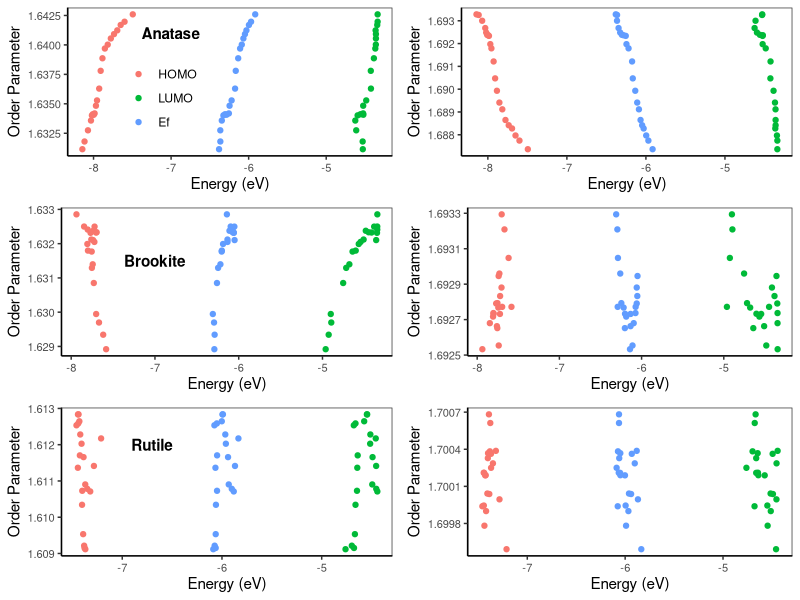
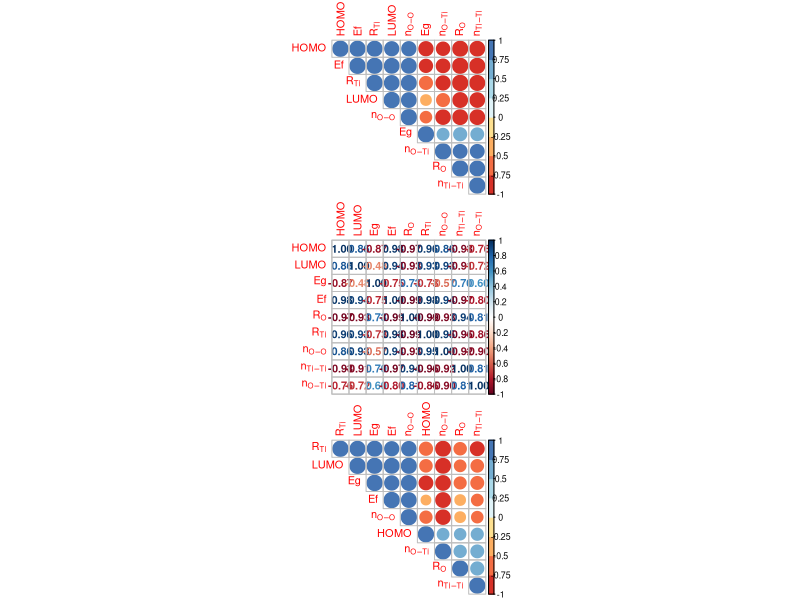
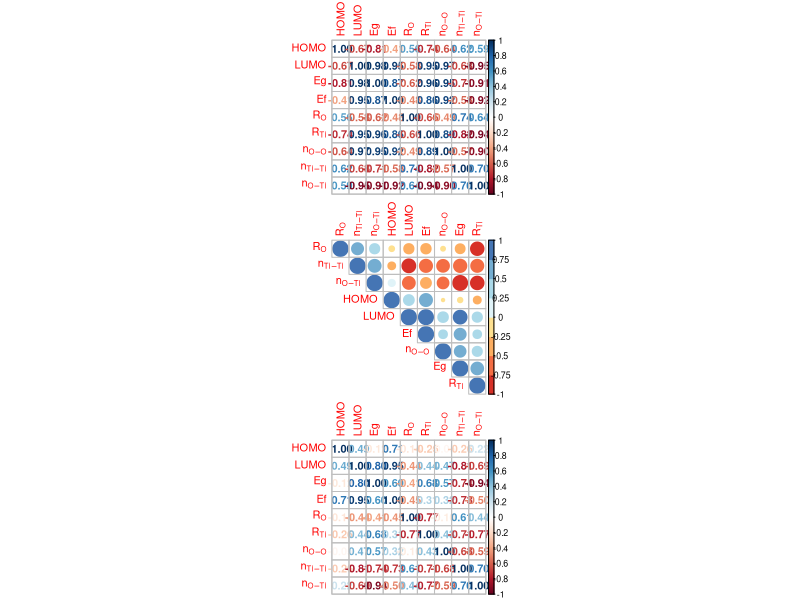
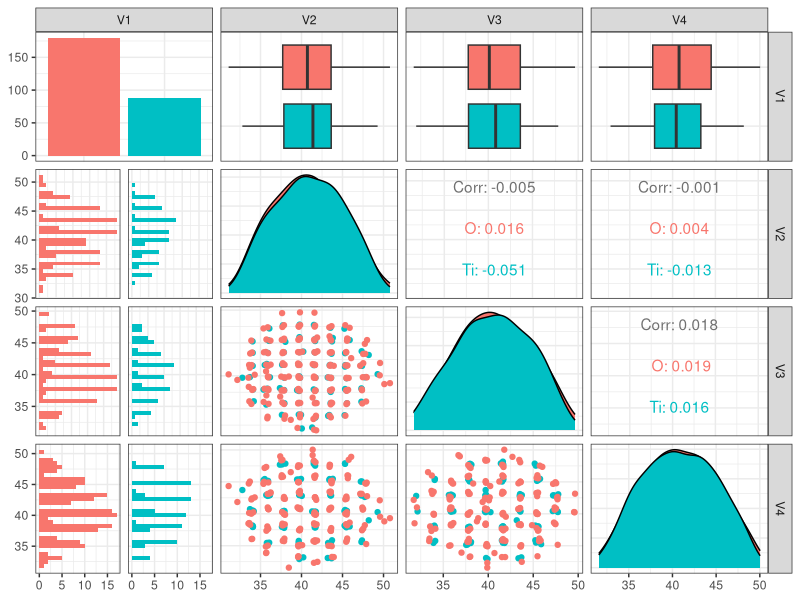
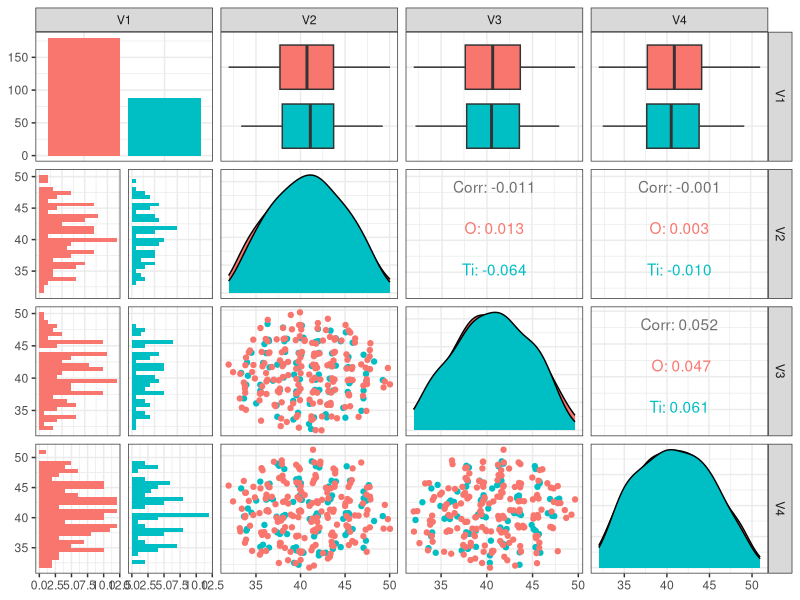
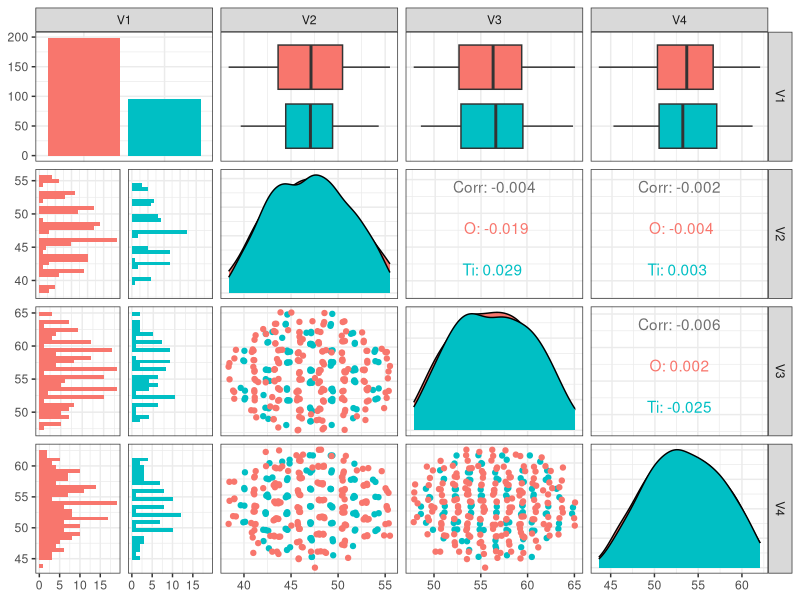
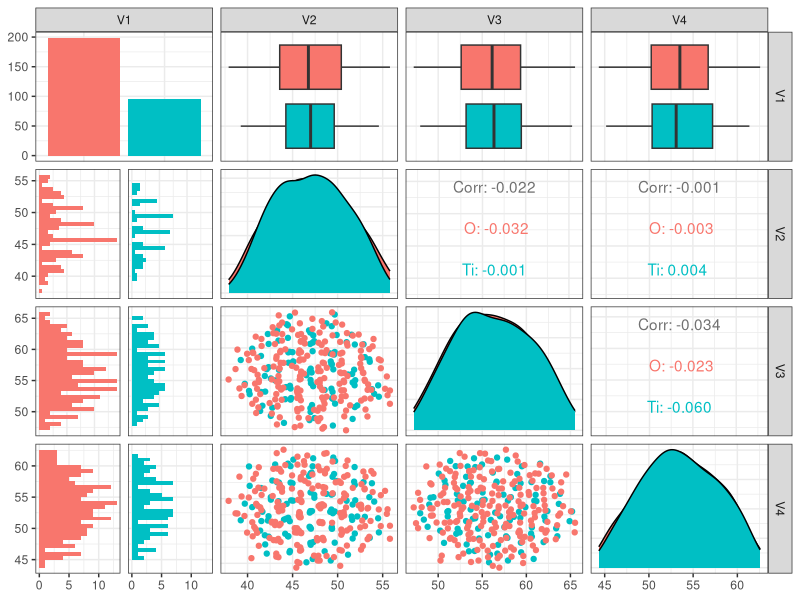

Generate these figures, in order, with R: (Note: this script raises an error after producing the figures.)
# @Dr. Kurban, July 2020
# For any questions, please contact hakurban@gmail.com
##########################################################################################
#                          ORDER PARAMETER FIGURES
##########################################################################################
# install packages
require("ggplot2")
library("reshape2")
library("ggpubr")
###########################################################################################anatese
#anatase data
data1 <- read.table("./anatase_all_geometries/anatase.txt",header = T)
data1 <- data1[,c(2,3,5)]
order.data1 <- read.table("./anatase_all_geometries/orderParameter1.txt",header = T)
data1 <- cbind(data1,order.data1[,2:3])
data1<- melt(data1, id = c("O","Ti"))
#plots
anatase.O<- ggplot(data=data1, aes(x=value, y = O, colour = variable, group = variable)) +
  geom_point()+ xlab("Energy (eV)")+
  ylab("Order Parameter") + theme_bw() + 
  theme(legend.title=element_blank(), panel.grid.major = element_blank(),
        axis.text=element_text(size=8),
        panel.grid.minor = element_blank(), axis.line = element_line(colour = "black")
        ) +  theme(legend.position = "none")

anatase.Ti<- ggplot(data=data1, aes(x=value, y = Ti, colour = variable, group = variable)) +
  geom_point()+ xlab("Energy (eV)")+
  ylab("Order Parameter") + theme_bw() + 
  theme(legend.title=element_blank(), panel.grid.major = element_blank(),
        axis.text=element_text(size=8),
        panel.grid.minor = element_blank(), axis.line = element_line(colour = "black")
        ,legend.position = c(0.29, 0.39)) +  annotate("text", x = -7, y = 1.641, label = "Anatase",fontface=2)
##########################################################################################
#brookite
data2 <- read.table("./brookite_all_geometries/brookite.txt",header = T)
data2 <- data2[,c(2,3,5)]
order.data2 <- read.table("./brookite_all_geometries/orderParameter2.txt",header = T)
data2 <- cbind(data2,order.data2[,2:3])
data2<- melt(data2, id = c("O","Ti"))

brookite.O<- ggplot(data=data2, aes(x=value, y = O, colour = variable, group = variable)) +
  geom_point()+ xlab("Energy (eV)")+
  ylab("Order Parameter") + theme_bw() + 
  theme(legend.title=element_blank(), panel.grid.major = element_blank(),
        axis.text=element_text(size=8),
        panel.grid.minor = element_blank(), axis.line = element_line(colour = "black")
        ) + theme(legend.position = "none") 

brookite.Ti<- ggplot(data=data2, aes(x=value, y = Ti, colour = variable, group = variable)) +
  geom_point()+ xlab("Energy (eV)")+  
  ylab("Order Parameter") + theme_bw() + 
  theme(legend.title=element_blank(), panel.grid.major = element_blank(),
        axis.text=element_text(size=8),
        panel.grid.minor = element_blank(), axis.line = element_line(colour = "black")
      ) +  annotate("text", x = -7, y = 1.6315, label = "Brookite",fontface=2)+  theme(legend.position = "none")
##########################################################################################
#anatase
data3 <- read.table("./rutile_all_geometries/rutile.txt",header = T)
data3 <- data3[,c(2,3,5)]
order.data3 <- read.table("./rutile_all_geometries/orderParameter3.txt",header = T)
data3 <- cbind(data3,order.data3[,2:3])
data3<- melt(data3, id = c("O","Ti"))

rutile.O<- ggplot(data=data3, aes(x=value, y = O, colour = variable, group = variable)) +
  geom_point()+ xlab("Energy (eV)")+
  ylab("Order Parameter") + theme_bw() + 
  theme(legend.title=element_blank(), panel.grid.major = element_blank(),
        axis.text=element_text(size=8),
        panel.grid.minor = element_blank(), axis.line = element_line(colour = "black")
        ) +  theme(legend.position = "none")

rutile.Ti<- ggplot(data=data3, aes(x=value, y = Ti, colour = variable, group = variable)) +
  geom_point()+ xlab("Energy (eV)")+
  ylab("Order Parameter") + theme_bw() + 
  theme(legend.title=element_blank(), panel.grid.major = element_blank(),
        axis.text=element_text(size=8),
        panel.grid.minor = element_blank(), axis.line = element_line(colour = "black")
        )+ annotate("text", x = -6.7, y = 1.612, label = "Rutile",fontface=2)+   theme(legend.position = "none")
##########################################################################################
#Combine Figurers
figure <- ggarrange(anatase.Ti,anatase.O, brookite.Ti,brookite.O,rutile.Ti,rutile.O,
                    ncol = 2, nrow = 3)
figure
##########################################################################################
#                            CORRELATION FIGURES
###########################################################################################
#anatase
library(corrplot)
library(RColorBrewer)
par(mfrow=c(3,1))
data.anatase<- read.table("./anatase_all_geometries/anatase.txt",header = T)
order.anatase <- read.table("./anatase_all_geometries/orderParameter1.txt",header = T)
nn.anatase <-  read.table("./anatase_all_geometries/NN.anateseData.txt",header = T)
data1 <- cbind(data.anatase[,c(2,3,4,5)], order.anatase[,2:3],nn.anatase[,1:3])
colnames(data1)[5] <-"$R[O]"
colnames(data1)[6] <-"$R[Ti]"
colnames(data1)[7] <-"$n[O-O]"
colnames(data1)[8] <-"$n[Ti-Ti]"
colnames(data1)[9] <-"$n[O-Ti]"
cor.data1 <- cor(data1)
corrplot(cor.data1, type="upper", order="hclust",
         col=brewer.pal(n=8, name="RdYlBu"))
corrplot(cor.data1, method="number")
###########################################################################################
#brookite
data.brookite<- read.table("./brookite_all_geometries/brookite.txt",header = T)
order.brookite <- read.table("./brookite_all_geometries/orderParameter2.txt",header = T)
nn.brookite <-  read.table("./brookite_all_geometries/NN.brookite.txt",header = T)
data2<- cbind(data.brookite[,c(2,3,4,5)], order.brookite[,2:3],nn.brookite[,1:3])
colnames(data2)[5] <-"$R[O]"
colnames(data2)[6] <-"$R[Ti]"
colnames(data2)[7] <-"$n[O-O]"
colnames(data2)[8] <-"$n[Ti-Ti]"
colnames(data2)[9] <-"$n[O-Ti]"
cor.data2 <- cor(data2)
 corrplot(cor.data2, type="upper", order="hclust",
                        col=brewer.pal(n=8, name="RdYlBu"))
corrplot(cor.data2, method="number")
###########################################################################################
#rutile
data.rutile<- read.table("./rutile_all_geometries/rutile.txt",header = T)
order.rutile <- read.table("./rutile_all_geometries/orderParameter3.txt",header = T)
nn.rutile <-  read.table("./rutile_all_geometries/NN.rutile.txt",header = T)
data3 <- cbind(data.rutile[,c(2,3,4,5)], order.rutile[,2:3],nn.rutile[,1:3])
colnames(data3)[5] <-"$R[O]"
colnames(data3)[6] <-"$R[Ti]"
colnames(data3)[7] <-"$n[O-O]"
colnames(data3)[8] <-"$n[Ti-Ti]"
colnames(data3)[9] <-"$n[O-Ti]"
cor.data3 <- cor(data3)
corrplot(cor.data3, type="upper", order="hclust",
                        col=brewer.pal(n=8, name="RdYlBu"))
corrplot(cor.data3, method="number")
###########################################################################################
#                       DATA SUMMARY VISUALIZATION
###########################################################################################
library(GGally)
library(ggplot2)
###########################################################################################
#anatase
anatase.small.data <- read.table("./anatase_all_geometries/0K.txt",header = F)
anatase.fig.small <- ggpairs(anatase.small.data, aes(color = V1))+ theme_bw()
for(i in 1:anatase.fig.small$nrow) {
  for(j in 1:anatase.fig.small$ncol){
    anatase.fig.small[i,j] <- anatase.fig.small[i,j]  
  }
}
anatase.fig.small

anatase.big.data <- read.table("./anatase_all_geometries/1000K.txt",header = F)
anatase.fig.big <- ggpairs(anatase.big.data, aes(color = V1))+ theme_bw()
for(i in 1:anatase.fig.big$nrow) {
  for(j in 1:anatase.fig.big$ncol){
    anatase.fig.big[i,j] <- anatase.fig.big[i,j]  
  }
}
anatase.fig.big
###########################################################################################
#brookite
brookite.small.data <- read.table("./brookite_all_geometries/0K.txt",header = F)
brookite.fig.small <- ggpairs(brookite.small.data, aes(color = V1))+ theme_bw()
for(i in 1:brookite.fig.small$nrow) {
  for(j in 1:brookite.fig.small$ncol){
    brookite.fig.small[i,j] <- brookite.fig.small[i,j]  
  }
}
brookite.fig.small 

brookite.big.data <- read.table("./brookite_all_geometries/1000K.txt",header = F)
brookite.fig.big <- ggpairs(brookite.big.data, aes(color = V1))+ theme_bw()
for(i in 1:brookite.fig.big$nrow) {
  for(j in 1:brookite.fig.big$ncol){
    brookite.fig.big[i,j] <- brookite.fig.big[i,j]  
  }
}
brookite.fig.big
###########################################################################################
#rutile
rutile.small.data <- read.table("./rutile_all_geometries/0K.txt",header = F)
rutile.fig.small <- ggpairs(rutile.small.data, aes(color = V1))+ theme_bw()
for(i in 1:rutile.fig.small$nrow) {
  for(j in 1:rutile.fig.small$ncol){
   c[i,j] <- rutile.fig.small[i,j]  
  }
}
rutile.fig.small

rutile.big.data <- read.table("./rutile_all_geometries/1000K.txt",header = F)
rutile.fig.big <- ggpairs(rutile.big.data, aes(color = V1))+ theme_bw()
for(i in 1:rutile.fig.big$nrow) {
  for(j in 1:rutile.fig.big$ncol){
    rutile.fig.big[i,j] <- rutile.fig.big[i,j]  
  }
}
rutile.fig.big 
###########################################################################################s
